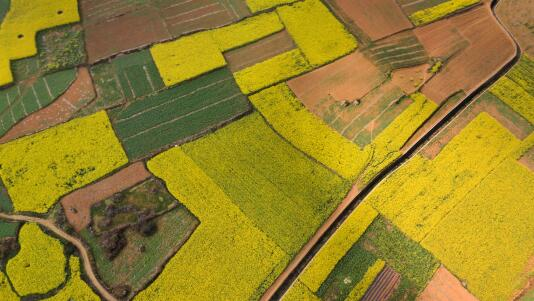
#> input picture img/9_r.jpg, 534 x 301 px
$ python main.py
#> lines starting #> are read from the running program, lines starting #| are printed output that depends on the picture
### feature_matching/sift_matching.py
import cv2
import numpy as np
'''
 输入为两张图像的地址，返回值为指定阈值下的匹配
'''


def get_matches(img1, img2, sift_threshold):
    kp1, des1 = sift_kp(img1)
    kp2, des2 = sift_kp(img2)
    index1 = repeat_removal(kp1)
    index2 = repeat_removal(kp2)
    kp1 = np.array(kp1)[index1]
    kp2 = np.array(kp2)[index2]
    des1 = np.array(des1)[index1]
    des2 = np.array(des2)[index2]
    good_match = get_good_match(des1, des2, sift_threshold)
    matching_points_1, matching_points_2, des_1, des_2, match_index = get_matching_points(kp1, kp2, des1, des2, good_match)
    return matching_points_1, matching_points_2, des_1, des_2, match_index


# 去重返回值为不重复的值的下标
# [27 lines left out: functions repeat_removal, get_matching_points, not called in this run]


# 得到关键点
def sift_kp(image):
    gray_image = cv2.cvtColor(image, cv2.COLOR_RGB2GRAY)
    sift = cv2.xfeatures2d_SIFT.create()
    kp, des = sift.detectAndCompute(gray_image, None)
    return kp, des


# 做匹配
# [9 lines left out: function get_good_match, not called in this run]

### main.py
import matplotlib.pyplot as plt
import cv2
import numpy as np

from feature_matching import sift_matching
from label.label import Label
from utils import constants

# 取点的策略 每份10个 取30份 每张图300个点

# 图像路径
img1_path = "./img/9_r.jpg"
img2_path = "./img/9_s.jpg"
img1 = cv2.imread(img1_path)
#> img1 is the input picture: shape (301, 534, 3); mean B, G, R 41.5, 131.5, 151.3
img2 = cv2.imread(img2_path)
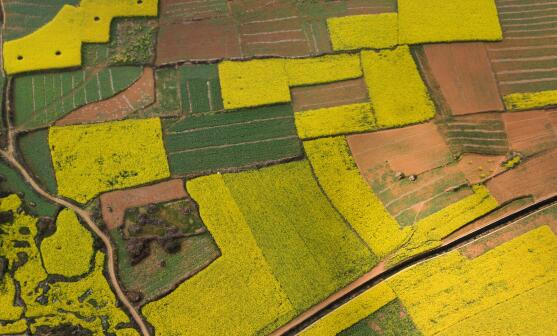
#> input picture img/9_s.jpg, 557 x 336 px
#> img2 is the input picture: shape (336, 557, 3); mean B, G, R 40.9, 128.5, 146.2
# resize
img1 = cv2.resize(img1, (800, 600))
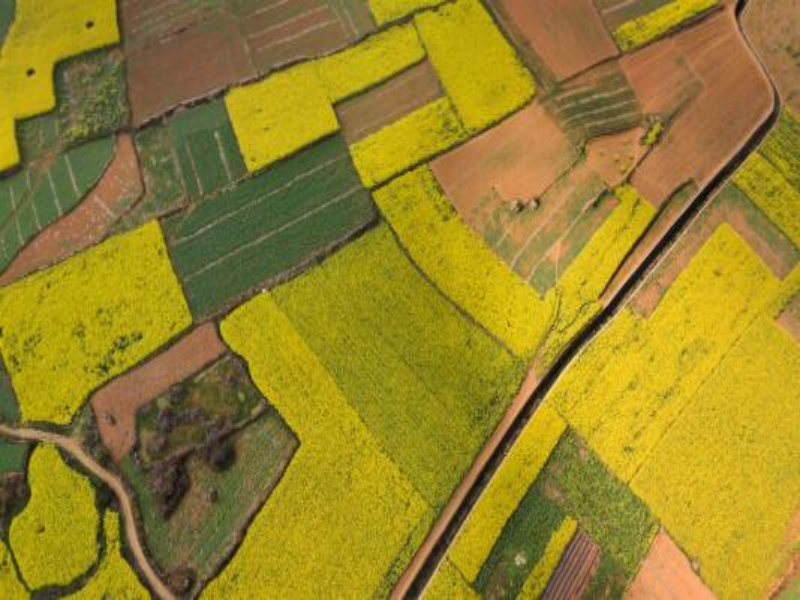
#> img1: shape (600, 800, 3); mean B, G, R 41.4, 131.4, 151.1
img2 = cv2.resize(img2, (800, 600))
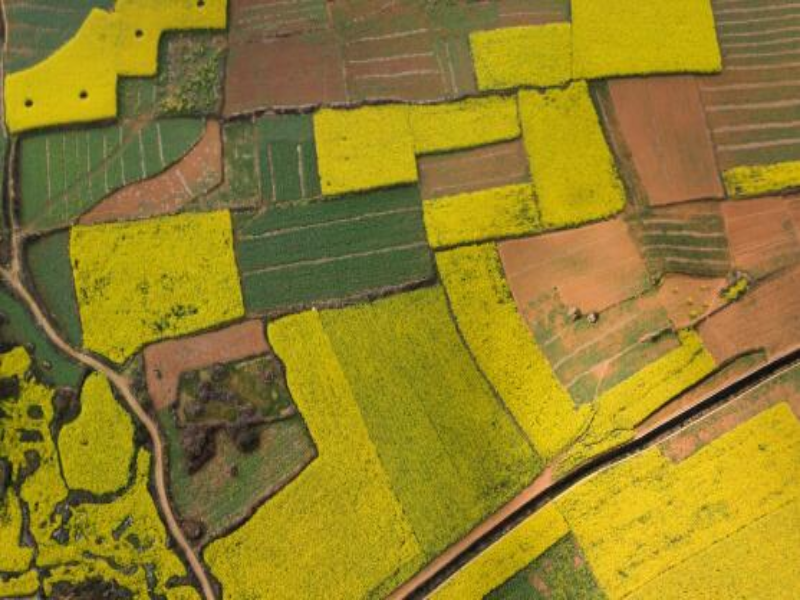
#> img2: shape (600, 800, 3); mean B, G, R 40.7, 128.4, 146.1
h_img = np.hstack((img1, img2))
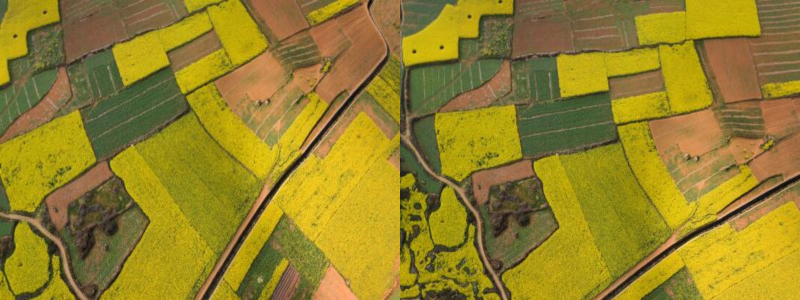
#> h_img: shape (600, 1600, 3) (shown at 1/2 size); mean B, G, R 41, 129.9, 148.6
#sift的阈值, 推荐设置高一点以增加负样
sift_threshold = 1.0

# 通过sift进行预匹配
pre_matches1, pre_matches2, des1, des2, good_match = sift_matching.get_matches(img1, img2, sift_threshold)
#> in sift_kp, `gray_image = cv2.cvtColor(image, cv2.COLOR_RGB2GRAY)`:
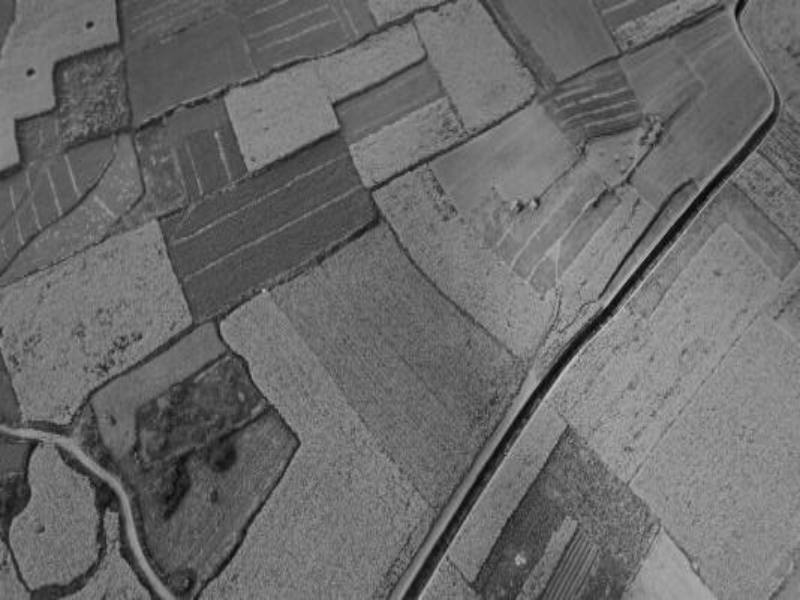
#> gray_image: shape (600, 800); min 6, max 197, mean 106.7
#> (the run stopped early here; a loop or call above may not have finished)
